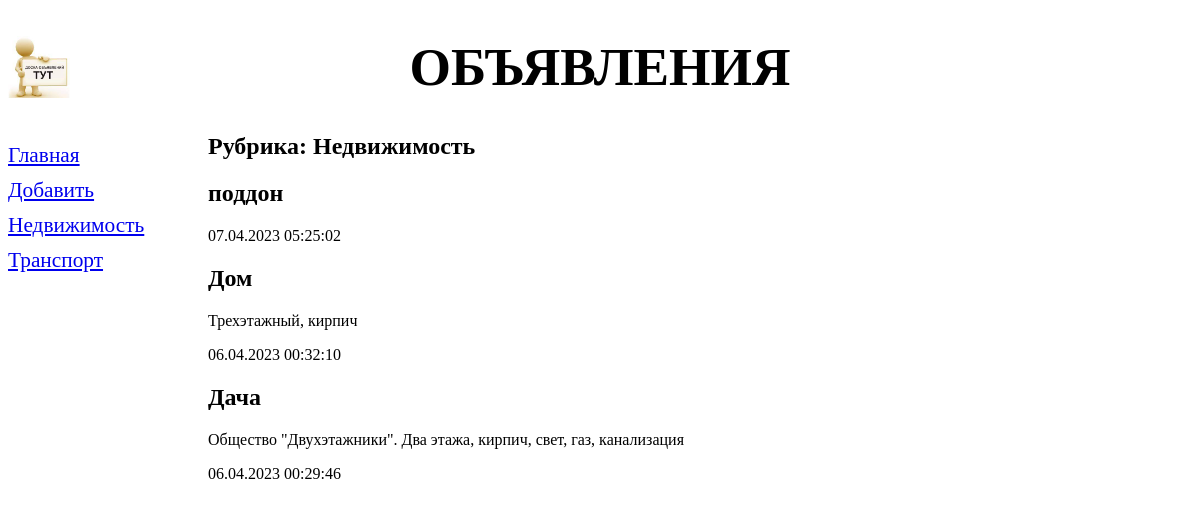
Page /bboard/1/ on the earlier database version.
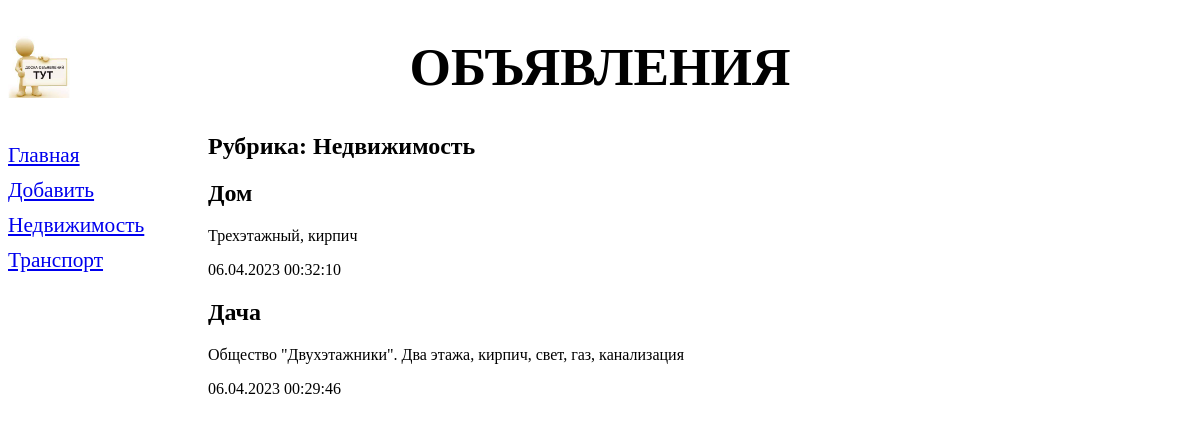
Same page on the later database version.
### bboard/models.py (models this page shows, shortened)
class Rubric(models.Model):
    name = models.TextField(max_length=20, db_index=True, verbose_name='Название')
    class Meta:
        verbose_name_plural = 'Рубрики'
        verbose_name = 'Рубрика'
        ordering = ['name']

class Bb(models.Model):
    title = models.CharField(max_length=50, verbose_name='Товар', help_text='<a href=\'/bboard\'>side<a>', editable=True, )
    content = models.TextField(null=True, blank=True, verbose_name='Описание')
    price = models.FloatField(null=True, blank=True, verbose_name='Цена')
    published = models.DateTimeField(auto_now_add=True, db_index=True, verbose_name='Опубликовано')
    rubric = models.ForeignKey('Rubric', null=True, on_delete=models.PROTECT, verbose_name='Рубрика')
    class Meta:
        verbose_name_plural = 'Объявления'
        verbose_name = 'Объявление'
        ordering = ['-published']

### bboard/views.py (the view)
# urls.py: path('<int:rubric_id>/', by_rubric, name='by_rubric'),
def by_rubric(request, rubric_id):
    bbs = Bb.objects.filter(rubric=rubric_id)
    rubrics = Rubric.objects.all()
    current_rubric = Rubric.objects.get(pk=rubric_id)
    context = {'bbs':bbs, 'rubrics': rubrics, 'current_rubric': current_rubric}
    return render(request, 'bboard/by_rubric.html', context)

### bboard/templates/bboard/by_rubric.html (shortened to what this page needs)
{% extends "layout/basic.html" %}
{% block content %}
<h2 >Рубрика: {{ current_rubric.name }}</h2>
{% for bb in bbs %}
<div>
    <h2>{{ bb.title }}</h2>
    <p>{{ bb.content }}</p>
    <p>{{ bb.published|date:"d.m.Y H:i:s" }}</p>
</div>
{% endfor %}
{% endblock %}

### bboard/templates/layout/basic.html (shortened to what this page needs)
{% load static %}
<!DOCTYPE html>
<html>
    <head>
        <link rel="stylesheet" type="text/css" href="{% static 'bboard/style.css' %}">
    </head>
    <body>
        <header><h1>Объявления</h1></header>
        <nav>
            <a href="{% url 'index' %}">Главная</a>
            <a href="{% url 'add' %}">Добавить</a>
            {% for rubric in rubrics %}
            <a href="{% url 'by_rubric' rubric.pk %}">{{ rubric.name }}</a>
            {% endfor %}
        </nav>
        <section>
            {% block content %}
            {% endblock %}
        </section>
    </body>
</html>

Differences in the rows shown:
removed Bb: title "поддон", published "07.04.2023 05:25:02"
